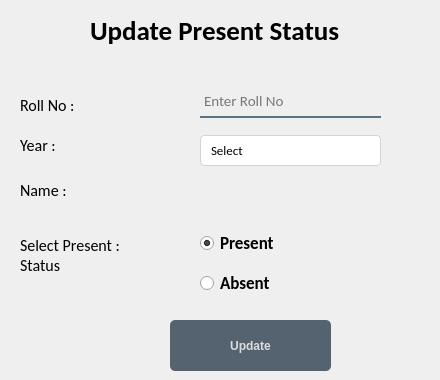
    <widget class="QWidget" name="update">
     <widget class="QLabel" name="lblrollUp">
      <property name="geometry">
       <rect>
        <x>20</x>
        <y>85</y>
        <width>151</width>
        <height>41</height>
       </rect>
      </property>
      <property name="font">
       <font>
        <family>Calibri</family>
        <pointsize>12</pointsize>
        <bold>false</bold>
       </font>
      </property>
      <property name="text">
       <string>Roll No :</string>
      </property>
     </widget>
     <widget class="QLabel" name="lblpresentst">
      <property name="geometry">
       <rect>
        <x>20</x>
        <y>220</y>
        <width>241</width>
        <height>71</height>
       </rect>
      </property>
      <property name="font">
       <font>
        <family>Calibri</family>
        <pointsize>12</pointsize>
        <bold>false</bold>
       </font>
      </property>
      <property name="text">
       <string>Select Present :
Status </string>
      </property>
     </widget>
     <widget class="QRadioButton" name="presentCheck">
      <property name="geometry">
       <rect>
        <x>200</x>
        <y>230</y>
        <width>112</width>
        <height>26</height>
       </rect>
      </property>
      <property name="font">
       <font>
        <family>Calibri</family>
        <pointsize>13</pointsize>
        <bold>true</bold>
       </font>
      </property>
      <property name="text">
       <string>Present</string>
      </property>
      <property name="checked">
       <bool>true</bool>
      </property>
     </widget>
     <widget class="QRadioButton" name="absentCheck">
      <property name="geometry">
       <rect>
        <x>200</x>
        <y>270</y>
        <width>112</width>
        <height>26</height>
       </rect>
      </property>
      <property name="font">
       <font>
        <family>Calibri</family>
        <pointsize>13</pointsize>
        <bold>true</bold>
       </font>
      </property>
      <property name="text">
       <string>Absent</string>
      </property>
     </widget>
     <widget class="QLabel" name="lblname">
      <property name="geometry">
       <rect>
        <x>20</x>
        <y>180</y>
        <width>81</width>
        <height>21</height>
       </rect>
      </property>
      <property name="font">
       <font>
        <family>Calibri</family>
        <pointsize>12</pointsize>
        <bold>false</bold>
       </font>
      </property>
      <property name="text">
       <string>Name :</string>
      </property>
     </widget>
     <widget class="QLineEdit" name="rollInp">
      <property name="geometry">
       <rect>
        <x>200</x>
        <y>90</y>
        <width>181</width>
        <height>28</height>
       </rect>
      </property>
      <property name="font">
       <font>
        <family>Calibri</family>
        <pointsize>11</pointsize>
       </font>
      </property>
      <property name="styleSheet">
       <string notr="true">background-color:rgba(0,0,0,0);
border: 2px solid rgba(0,0,0,0);
border-bottom-color:rgba(46,82,101,200);
color:rgb(0,0,0);
padding-bottom:7px;</string>
      </property>
      <property name="text">
       <string/>
      </property>
      <property name="placeholderText">
       <string>Enter Roll No</string>
      </property>
     </widget>
     <widget class="QPushButton" name="updateRoll">
      <property name="geometry">
       <rect>
        <x>170</x>
        <y>320</y>
        <width>161</width>
        <height>51</height>
       </rect>
      </property>
      <property name="font">
       <font>
        <bold>true</bold>
       </font>
      </property>
      <property name="styleSheet">
       <string notr="true">QPushButton
{
	background-color:rgba(85,98,112,255);
	color:rgba(255,255,255,200);
	border-radius:5px;
}
QPushButton:pressed
{
	padding-left:5px;
	padding-top:5px;
	background-color:rgba(255,107,107,255);
	background-position:calc(100% -10px)center;
}
QPushButton:hover
{
	background-color:rgba(255,107,107,255);
}</string>
      </property>
      <property name="text">
       <string>Update</string>
      </property>
      <property name="icon">
       <iconset resource="assets.qrc">
        <normaloff>:/new/assets/assets/degreehat.png</normaloff>:/new/assets/assets/degreehat.png</iconset>
      </property>
      <property name="autoDefault">
       <bool>false</bool>
      </property>
      <property name="default">
       <bool>false</bool>
      </property>
     </widget>
     <widget class="QLabel" name="label_4">
      <property name="geometry">
       <rect>
        <x>90</x>
        <y>0</y>
        <width>341</width>
        <height>61</height>
       </rect>
      </property>
      <property name="font">
       <font>
        <family>Calibri</family>
        <pointsize>20</pointsize>
        <bold>true</bold>
       </font>
      </property>
      <property name="text">
       <string>Update Present Status</string>
      </property>
     </widget>
     <widget class="QLabel" name="lblyear">
      <property name="geometry">
       <rect>
        <x>20</x>
        <y>125</y>
        <width>151</width>
        <height>41</height>
       </rect>
      </property>
      <property name="font">
       <font>
        <family>Calibri</family>
        <pointsize>12</pointsize>
        <bold>false</bold>
       </font>
      </property>
      <property name="text">
       <string>Year :</string>
      </property>
     </widget>
     <widget class="QComboBox" name="updateYear">
      <property name="geometry">
       <rect>
        <x>200</x>
        <y>135</y>
        <width>181</width>
        <height>31</height>
       </rect>
      </property>
      <property name="font">
       <font>
        <family>Calibri</family>
        <pointsize>10</pointsize>
       </font>
      </property>
      <property name="styleSheet">
       <string notr="true">QComboBox{
	color:black;
	background-color:white;
	border: 1px solid #ced4da;
	border-radius:4px;
	padding-left: 10px;
}
QComboBox::drop-down{
	border:0px;
}
QComboBox::down-arrow{
	image: url(:/new/assets/assets/downArrow.png);
	width:12px;
	height:12px;
	margin-right: 10px;
}
QComboBox:on{
	border:2px solid red;
}
QComboBox QListView{
	font-size:12px;
	border:1px solid rgba(0,0,0,10%);
	padding:5px;
	background-color: #fff;
	outline: 0px;
}
QComboBox QListView::item{
	padding-left: 10px;
	background-color: #fff;
}
QComboBox QListView::item:hover{
	background-color: #D2122E;
}
QComboBox QListView::item:selected{
	background-color: #D2122E;
}</string>
      </property>
      <item>
       <property name="text">
        <string>Select</string>
       </property>
      </item>
      <item>
       <property name="text">
        <string>SE Attendance</string>
       </property>
      </item>
      <item>
       <property name="text">
        <string>TE Attendance</string>
       </property>
      </item>
     </widget>
     <widget class="QLabel" name="nameDisp">
      <property name="geometry">
       <rect>
        <x>200</x>
        <y>170</y>
        <width>211</width>
        <height>41</height>
       </rect>
      </property>
      <property name="font">
       <font>
        <family>Calibri</family>
        <pointsize>12</pointsize>
       </font>
      </property>
      <property name="text">
       <string/>
      </property>
     </widget>
    </widget>
